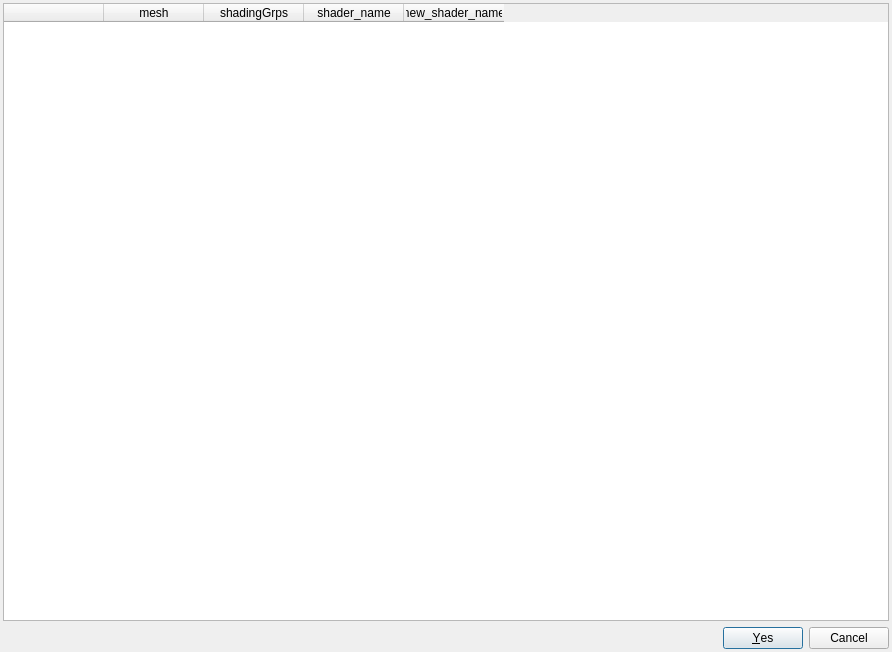
<?xml version="1.0" encoding="UTF-8"?>
<ui version="4.0">
 <class>Dialog</class>
 <widget class="QDialog" name="Dialog">
  <property name="geometry">
   <rect>
    <x>0</x>
    <y>0</y>
    <width>892</width>
    <height>652</height>
   </rect>
  </property>
  <property name="windowTitle">
   <string>Dialog</string>
  </property>
  <layout class="QGridLayout" name="gridLayout">
   <property name="leftMargin">
    <number>3</number>
   </property>
   <property name="topMargin">
    <number>3</number>
   </property>
   <property name="rightMargin">
    <number>3</number>
   </property>
   <property name="bottomMargin">
    <number>3</number>
   </property>
   <item row="0" column="0">
    <layout class="QHBoxLayout" name="horizontalLayout">
     <item>
      <widget class="QTableWidget" name="list_wgt">
       <property name="showGrid">
        <bool>true</bool>
       </property>
       <property name="wordWrap">
        <bool>true</bool>
       </property>
       <property name="cornerButtonEnabled">
        <bool>true</bool>
       </property>
       <property name="rowCount">
        <number>0</number>
       </property>
       <property name="columnCount">
        <number>5</number>
       </property>
       <column>
        <property name="text">
         <string/>
        </property>
       </column>
       <column>
        <property name="text">
         <string>mesh</string>
        </property>
       </column>
       <column>
        <property name="text">
         <string>shadingGrps</string>
        </property>
       </column>
       <column>
        <property name="text">
         <string>shader_name</string>
        </property>
       </column>
       <column>
        <property name="text">
         <string>new_shader_name</string>
        </property>
       </column>
      </widget>
     </item>
    </layout>
   </item>
   <item row="1" column="0">
    <widget class="QDialogButtonBox" name="buttonBox">
     <property name="orientation">
      <enum>Qt::Horizontal</enum>
     </property>
     <property name="standardButtons">
      <set>QDialogButtonBox::Cancel|QDialogButtonBox::Yes</set>
     </property>
    </widget>
   </item>
  </layout>
 </widget>
 <resources/>
 <connections>
  <connection>
   <sender>buttonBox</sender>
   <signal>accepted()</signal>
   <receiver>Dialog</receiver>
   <slot>accept()</slot>
   <hints>
    <hint type="sourcelabel">
     <x>248</x>
     <y>254</y>
    </hint>
    <hint type="destinationlabel">
     <x>157</x>
     <y>274</y>
    </hint>
   </hints>
  </connection>
  <connection>
   <sender>buttonBox</sender>
   <signal>rejected()</signal>
   <receiver>Dialog</receiver>
   <slot>reject()</slot>
   <hints>
    <hint type="sourcelabel">
     <x>316</x>
     <y>260</y>
    </hint>
    <hint type="destinationlabel">
     <x>286</x>
     <y>274</y>
    </hint>
   </hints>
  </connection>
 </connections>
</ui>
